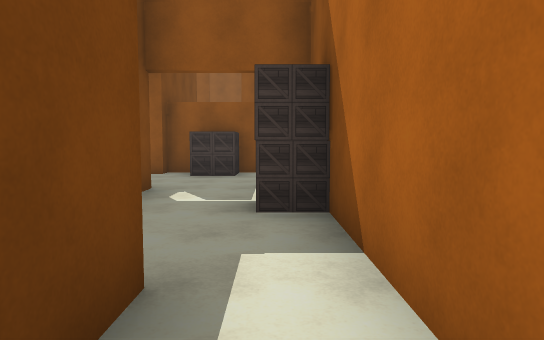
[1] (above)

12 first-person views from a walk through a Unity game level. The camera is 1.4 m above the floor, tilts 4° down and sees 75° across. Doors are open. The floor is counted in squares, 2 m on a side. Each view is taken from the middle of a square. On the plan, view 1 faces up. The plan holds only what a view shows up to about 11 squares ahead; the rest is blank. The place goes on beyond the plan. Surface patterns are stand-ins for the level's own textures.

[2]
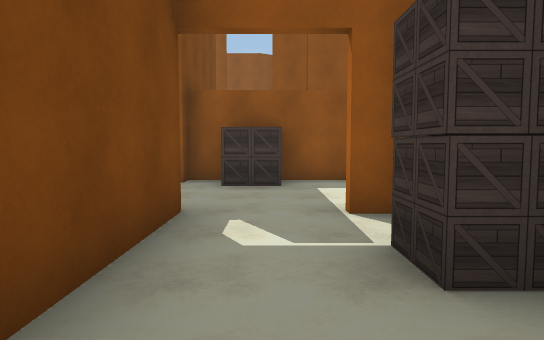

[3]
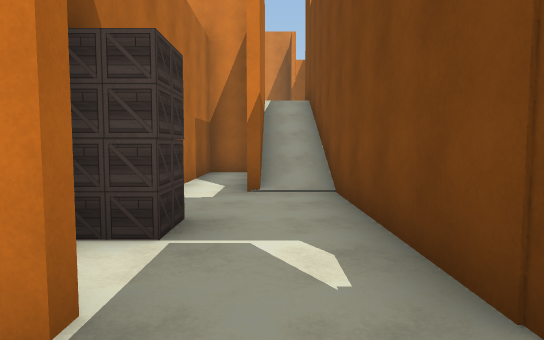

[4]
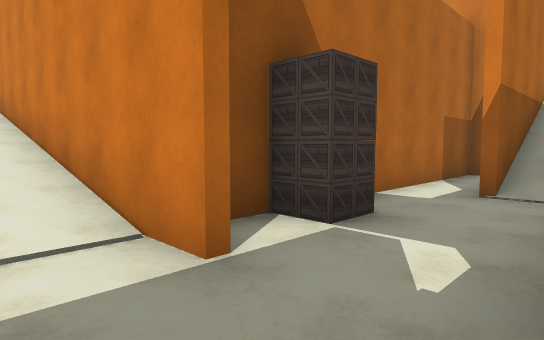

[5]
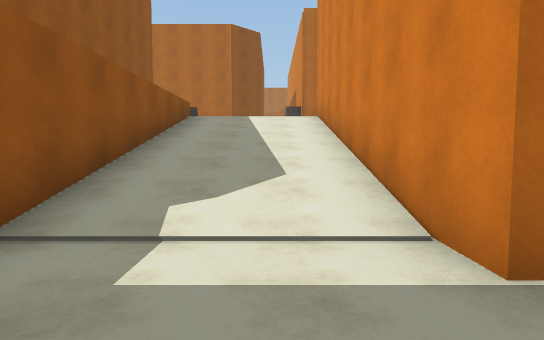

[6]
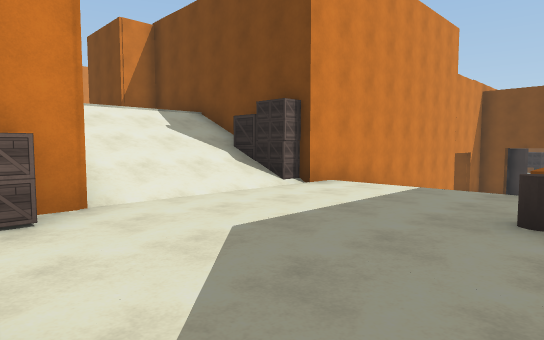

[7]
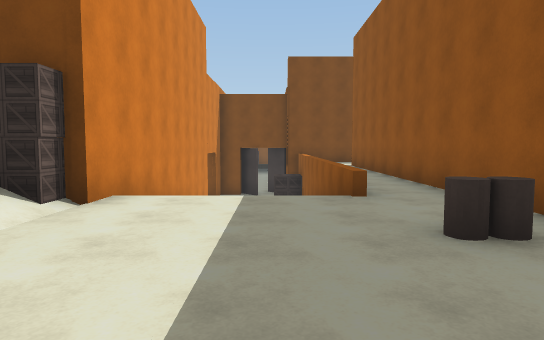

[8]
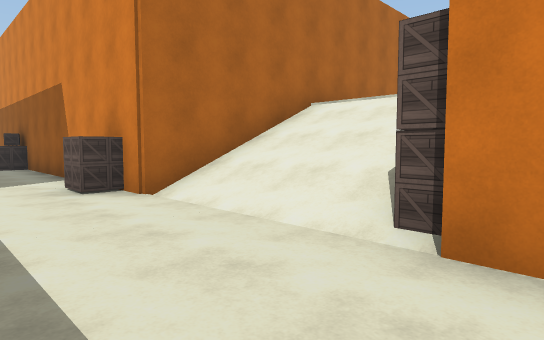

[9]
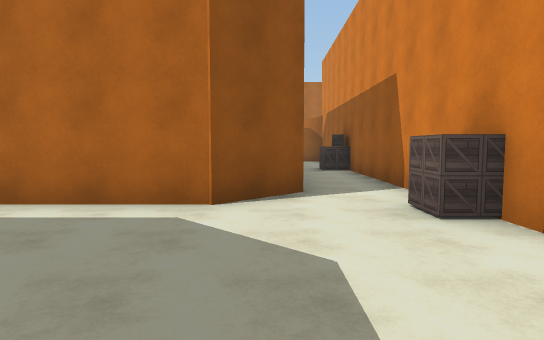

[10]
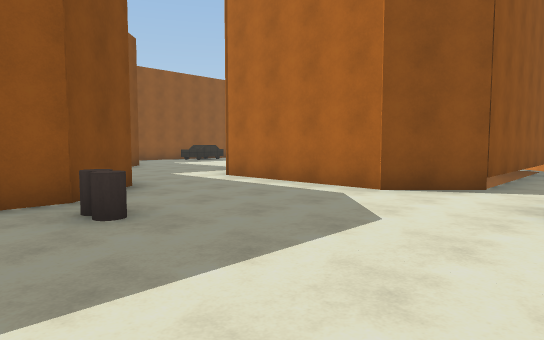

[11]
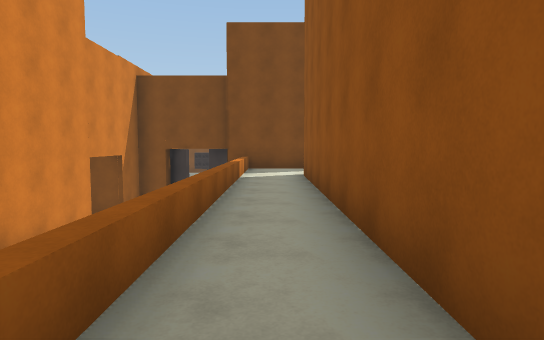

[12]
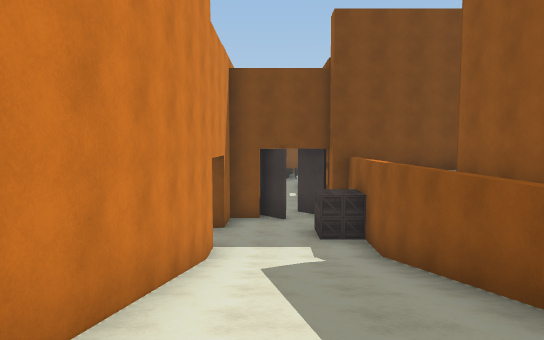

### Floor plan
Key: @ floor where view 1 was taken; # wall or solid block; . main floor; - floor 2.75 m lower than the main floor; / step, stairs or slope; = window, fence, low wall or low ledge; ^ raised ledge; B box.
Columns run from 4 left of view 1 to 20 right of it. Each row starts with its distance up from view 1.
 12  # ##        ##..##
 11  #..##########....#
 10  #................#
  9 ###B=====^^^......#
  8 #--B-///////......#######
  7 ##---///////.............
  6  #--##//////.....B.....B#
  5  ##--######BB///#######
  4   #-B#      B///#
  3   #--#     #////#
  2   #--#     #////#
  1   ##-#     #    #
  0   ##@#     #    #
 -1   ##-#      #   #
 -2   ####      #   #
 -3   #

Where each view was taken, in squares from view 1:
view 1: 0 up, 0 right, facing up
view 2: 2 up, 1 left, facing up
view 3: 7 up, 1 left, facing down
view 4: 7 up, 2 left, facing down-right
view 5: 7 up, 2 left, facing right
view 6: 10 up, 13 right, facing down-left
view 7: 8 up, 12 right, facing left
view 8: 8 up, 7 right, facing down-right
view 9: 8 up, 9 right, facing right
view 10: 6 up, 8 right, facing up-right
view 11: 10 up, 8 right, facing left
view 12: 7 up, 7 right, facing left
